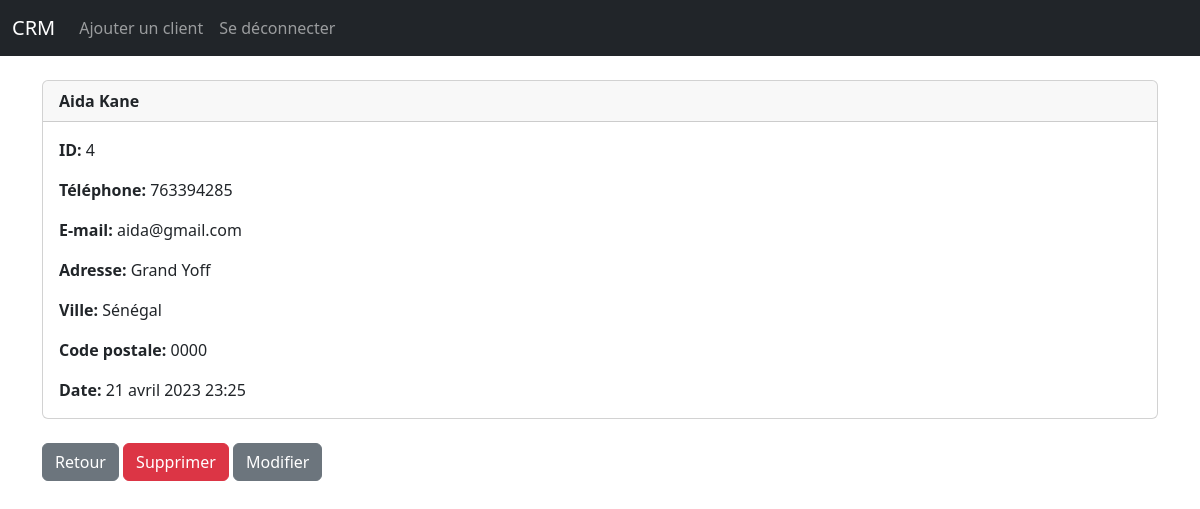
The app's page /record/4 (signed in) with its own data.
### website/models.py (models this page shows, shortened)
class Record(models.Model):
    created_at=models.DateTimeField(auto_now_add=True)
    first_name = models.CharField(max_length=50)
    last_name = models.CharField(max_length=50)
    email = models.CharField(max_length=100)
    phone = models.CharField(max_length=15)
    adress = models.CharField(max_length=150)
    state = models.CharField(max_length=50)
    zipcode = models.CharField(max_length=20)

### website/views.py (the view)
# urls.py: path("record/<int:pk>",views.customer_record, name='record'),
def customer_record(request, pk):
    if request.user.is_authenticated:
        customer_record= Record.objects.get(id=pk)
        return render(request, 'record.html', {"customer_record":customer_record})
    else:
        messages.success(request, "Vous devez d'abord vous connectez !")
        return redirect('home')

### website/templates/record.html
{% extends 'base.html' %}
{% block content %}
<div class="card" xmlns="http://www.w3.org/1999/html">
  <div class="card-header">
   <strong>{{ customer_record.first_name}} {{ customer_record.last_name}}</strong>
  </div>
  <div class="card-body">
    <p class="card-text">
        <strong> ID: </strong> {{ customer_record.id}}</p>
<p class="card-text">
        <strong> Téléphone: </strong>{{ customer_record.phone}}</p>
<p class="card-text">
        <strong> E-mail: </strong>{{ customer_record.email}}</p>
<p class="card-text">
        <strong> Adresse: </strong>{{ customer_record.adress}}</p>
<p class="card-text">
        <strong> Ville: </strong>{{ customer_record.state}}</p>
<p class="card-text">
        <strong> Code postale: </strong>{{ customer_record.zipcode}}</p>
<p class="card-text">
        <strong> Date: </strong>{{ customer_record.created_at}}</p>
  </div>
</div>
<br>
<a href="{% url 'home' %}" class="btn btn-secondary">Retour</a>
<a href="{% url 'delete_record' customer_record.id %}" class="btn btn-danger">Supprimer </a>
<a href="{% url 'update_record' customer_record.id %}" class="btn btn-secondary">Modifier</a>
{% endblock%}

### records on screen
Record: first_name "Aida", last_name "Kane", id "4", phone "763394285", email "aida@gmail.com", adress "Grand Yoff", state "Sénégal", zipcode "0000", created_at "21 avril 2023 23:25"
